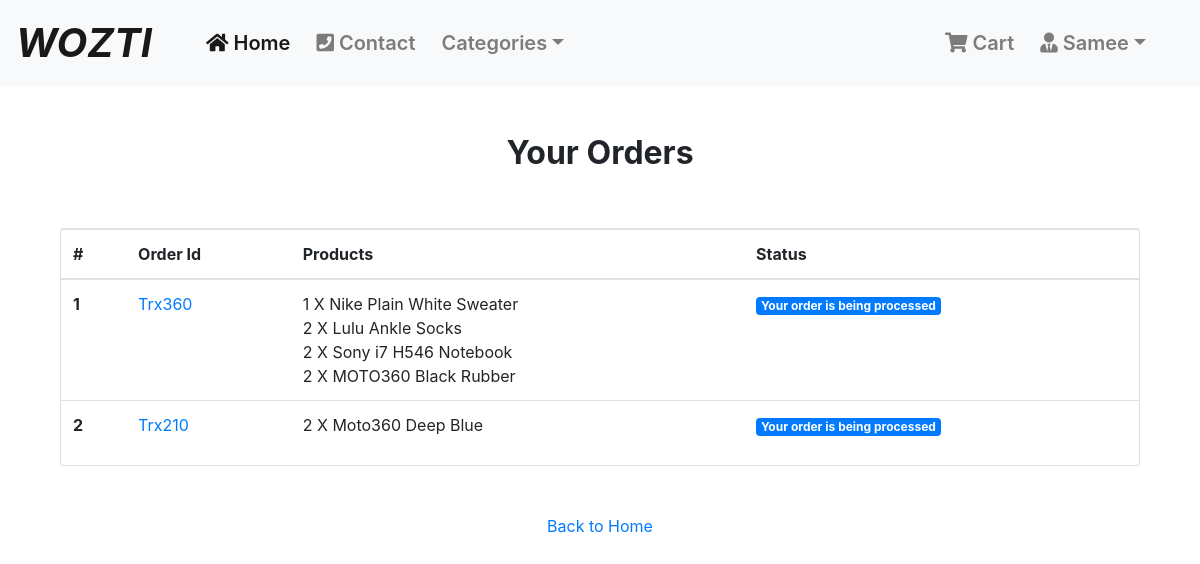
Screenshot of /payment/orders/ (signed in) with the database file from the repository.
### Login_Application/models.py (models this page shows, shortened)
class User(AbstractBaseUser, PermissionsMixin):
    email = models.EmailField(unique=True, null=False)
    is_staff = models.BooleanField(
        ugettext_lazy('staff status'),
        default=False,
        help_text = ugettext_lazy('Designates whether the user can log in this site')
    )
    is_active = models.BooleanField(
        ugettext_lazy('active'),
        default=True,
        help_text=ugettext_lazy('Designates whether this user should be treated as active. Unselect this instead of deleting accounts')
    )
    USERNAME_FIELD = 'email'
    objects = MyUserManager()

class Profile(models.Model):
    user = models.OneToOneField(User, on_delete=models.CASCADE, related_name='profile')
    username = models.CharField(max_length=264, blank=True)
    full_name = models.CharField(max_length=264, blank=True)
    address_1 = models.TextField(max_length=300, blank=True)
    city = models.CharField(max_length=40, blank=True)
    zipcode = models.CharField(max_length=10, blank=True)
    country = models.CharField(max_length=50, blank=True)
    phone = models.CharField(max_length=20, blank=True)
    date_joined = models.DateTimeField(auto_now_add=True)

### Order_Application/models.py (models this page shows, shortened)
class Order(models.Model):
    orderitems = models.ManyToManyField(Cart)
    user = models.ForeignKey(settings.AUTH_USER_MODEL, on_delete=models.CASCADE)
    ordered = models.BooleanField(default=False)
    created = models.DateTimeField(auto_now_add=True)
    paymentId = models.CharField(max_length=264, blank=True, null=True)
    orderId = models.CharField(max_length=200, blank=True, null=True)

class Cart(models.Model):
    user = models.ForeignKey(settings.AUTH_USER_MODEL, on_delete=models.CASCADE, related_name="cart")
    item = models.ForeignKey(Product, on_delete=models.CASCADE)
    quantity = models.IntegerField(default=1)
    purchased = models.BooleanField(default=False)
    created = models.DateTimeField(auto_now_add=True)
    updated = models.DateTimeField(auto_now=True)
    def __str__(self):
        return f'{self.quantity} X {self.item}'

### Shop_Application/models.py (models this page shows)
class Product(models.Model):
	mainimage = models.ImageField(upload_to='Products')
	name = models.CharField(max_length=264)
	category = models.ForeignKey(Category, on_delete=models.CASCADE, related_name='category')
	preview_text = models.TextField(max_length=200, verbose_name='Preview Text')
	detail_text = models.TextField(max_length=1000, verbose_name='Description')
	price = models.FloatField()
	old_price = models.FloatField(default=0.00)
	created = models.DateTimeField(auto_now_add=True)
	def __str__(self):
		return self.name
	class Meta:
		ordering = ['-created',]

### Payment_Application/views.py (the view)
# urls.py: path('orders/', views.order_view, name="orders"),
@login_required
def order_view(request):
    try:
        orders = Order.objects.filter(user=request.user, ordered=True)
        context = {"orders": orders}
    except:
        messages.warning(request, "You do no have an active order")
        return redired("Shop_Application:home")
    return render(request, "Payment_Application/order.html", context)

### templates/Payment_Application/order.html
{% extends 'base.html' %}
{% block body_block %}
<div class="container mt-5">
  <h2 class="text-center"><strong>Your Orders</strong></h2>
  <div class="row">
    <div class="col-md-12">
      <div class="card mt-5" style="height:auto">
        <div class="table-responsive">
          <table class="table">
            <thead>
              <tr>
                <th scope="col">#</th>
                <th scope="col">Order Id</th>
                <th scope="col">Products</th>
                <th scope="col">Status</th>
              </tr>
            </thead>
            <tbody>
              {% for order in orders %}
              <tr>
                <th scope="row">{{ forloop.counter }}</th>
                <td><a href="#">{{ order.orderId }}</a></td>
                <td>
                  {% for item in order.orderitems.all %} {{item}} <br> {% endfor %}
                </td>
                <td><span class="badge badge-primary">Your order is being processed</span></td>
              </tr>
              {% endfor %}
            </tbody>
          </table>
        </div>
      </div>
    </div>
    <div class="col-md-12 my-5 text-center">
      <a href="{% url 'Shop_Application:home' %}">Back to Home</a>
    </div>
  </div>
</div>
{% endblock %}

### templates/base.html (shortened to what this page needs)
{% load static %}
<!DOCTYPE html>
<html lang="en" dir="ltr">
<head>
  <link rel="stylesheet" href="https://stackpath.bootstrapcdn.com/bootstrap/4.3.1/css/bootstrap.min.css">
  <link href="https://cdnjs.cloudflare.com/ajax/libs/font-awesome/5.10.2/css/all.css" rel="stylesheet">
  <link rel="stylesheet" href="{% static 'css/main.css' %}">
</head>
<body>
   <nav class="navbar navbar-expand-md navbar-light badge-light">
        <div class="images">
        <a href="{% url 'Shop_Application:home' %}" class="navbar-brand">
            WOZTI
        </a>
        </div>
        <div class="collapse navbar-collapse" id="navbarCollapse">
            <div class="about">
              <div class="navbar-nav">
                <a href="{% url 'Shop_Application:home' %}" class="nav-item nav-link active"><i class="fa fa-home" aria-hidden="true"></i>
 Home</a>
                <a href="#" class="nav-item nav-link"><i class="fa fa-phone-square" aria-hidden="true"></i>
Contact</a>
           <div class="categories">
              <li class="nav-item dropdown">
          <a class="nav-link dropdown-toggle" href="#" id="navbarDropdown" role="button" data-toggle="dropdown" aria-haspopup="true" aria-expanded="false">Categories</a>
        </li>
      </div>
            </div>
          </div>
              <ul class="navbar-nav ml-auto">
              {% if request.user.is_authenticated %}
               <div class="not-login1">
              <li class="nav-item">
          <a href="{% url 'Order_Application:cart' %}" class="nav-link">
              <i class="fa fa-shopping-cart"></i> Cart
          </a>
        </li>
      </div>
        <div class="not-login">
        <li class="nav-item dropdown">
          <a class="nav-link dropdown-toggle" href="#" id="navbarDropdown" role="button" data-toggle="dropdown" aria-haspopup="true" aria-expanded="false"><i class="fas fa-user-tie"></i> {{request.user.profile.username}}</a>
        </li>
      </div>
          {% else %}
        <div class="login">
        <li class="nav-item">
          <a href="{% url 'Login_Application:login' %}">Login</a>
        </li>
        {% endif %}
      </div>
    </nav>
  <div class="container">
    {% block body_block %} {% endblock %}
  </div>
</body>
</html>

### static/css/main.css (style rules this page uses)
.card { height: 350px; }
.images a { font-size: 40px; font-weight: bolder; font-style: italic; font-color: white; text-align: center; }
.navbar-nav a { font-size: 20px; font-weight:600; text-align: center; }
.not-login { margin-right: 30px; }
.not-login1 { margin-right: 10px; }
.about { margin-left: 20px; }
.about .navbar-nav a { margin-left: 10px; }

### templates/base.html (style rules this page uses)
.card { height: 350px; }
.images a { font-size: 40px; font-weight: bolder; font-style: italic; font-color: white; text-align: center; }
.navbar-nav a { font-size: 20px; font-weight:600; text-align: center; }
.not-login { margin-right: 30px; }
.not-login1 { margin-right: 10px; }
.about { margin-left: 20px; }
.about .navbar-nav a { margin-left: 10px; }

### rows the page displays
User: user.profile.username "Samee"
Order: orderId "Trx360"
Cart: quantity+item "1 X Nike Plain White Sweater"
Cart: quantity+item "2 X Lulu Ankle Socks"
Cart: quantity+item "2 X Sony i7 H546 Notebook"
Cart: quantity+item "2 X MOTO360 Black Rubber"
Order: orderId "Trx210"
Cart: quantity+item "2 X Moto360 Deep Blue"
